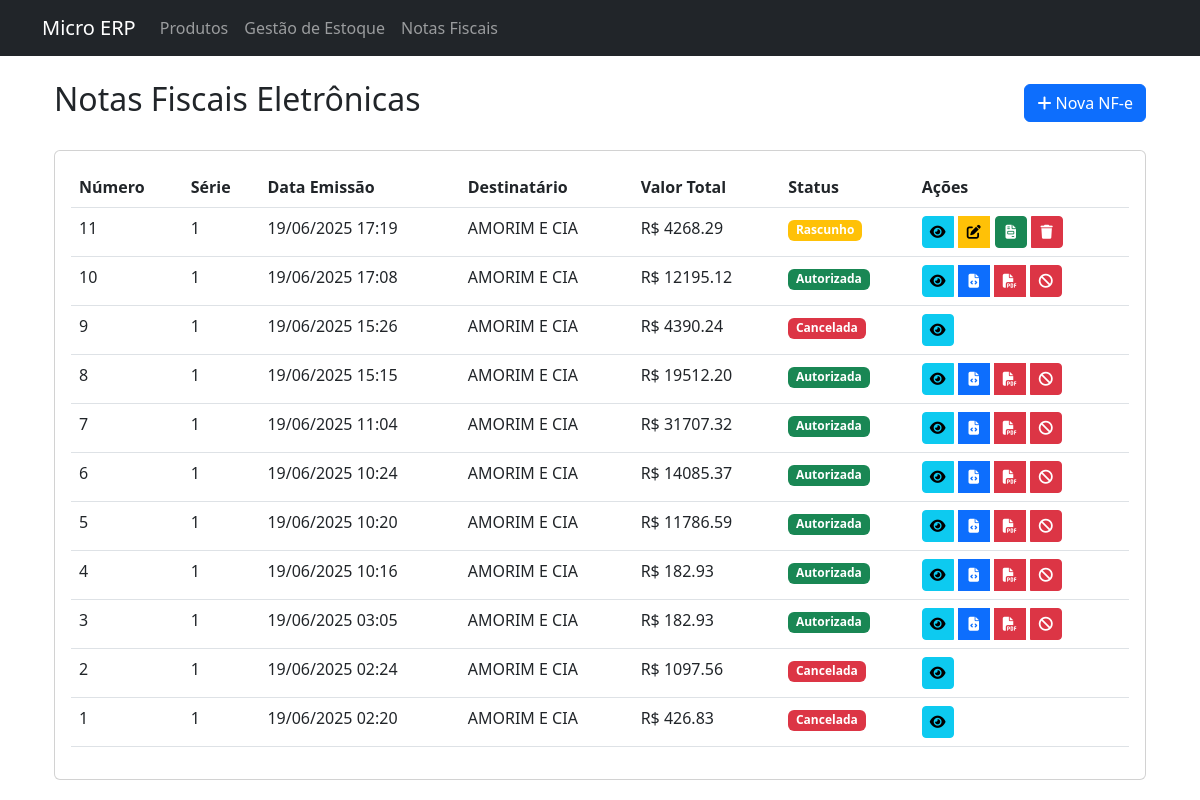
Page /nfe/ on the committed database.
### app/models/nota_fiscal.py (models this page shows, shortened)
class NotaFiscal(db.Model):
    __tablename__ = 'notas_fiscais'
    id = db.Column(db.Integer, primary_key=True)
    numero = db.Column(db.Integer, unique=True, nullable=False)
    serie = db.Column(db.String(3), nullable=False, default='1')
    data_emissao = db.Column(db.DateTime, default=datetime.utcnow)
    valor_total = db.Column(db.Float, nullable=False)
    status = db.Column(db.String(20), default='rascunho')  # rascunho, emitida, cancelada
    xml_path = db.Column(db.String(255))  # caminho do arquivo XML
    emitente_cnpj = db.Column(db.String(14), nullable=False)
    emitente_razao_social = db.Column(db.String(100), nullable=False)
    emitente_ie = db.Column(db.String(20), nullable=False)
    emitente_endereco = db.Column(db.String(100), nullable=False)
    emitente_numero = db.Column(db.String(10), nullable=False)
    emitente_bairro = db.Column(db.String(50), nullable=False)
    emitente_cidade = db.Column(db.String(50), nullable=False)
    emitente_uf = db.Column(db.String(2), nullable=False)
    emitente_cep = db.Column(db.String(8), nullable=False)
    destinatario_cnpj = db.Column(db.String(14), nullable=False)
    destinatario_razao_social = db.Column(db.String(100), nullable=False)
    destinatario_ie = db.Column(db.String(20), nullable=False)
    destinatario_endereco = db.Column(db.String(100), nullable=False)
    destinatario_numero = db.Column(db.String(10), nullable=False)
    destinatario_bairro = db.Column(db.String(50), nullable=False)
    destinatario_cidade = db.Column(db.String(50), nullable=False)
    destinatario_uf = db.Column(db.String(2), nullable=False)
    destinatario_cep = db.Column(db.String(8), nullable=False)
    natureza_operacao = db.Column(db.String(100), nullable=False, default='Venda ao Consumidor')
    tipo_operacao = db.Column(db.String(1), nullable=False, default='1')  # 1=Saída, 0=Entrada
    finalidade_emissao = db.Column(db.String(1), nullable=False, default='1')  # 1=Normal
    forma_pagamento = db.Column(db.String(1), nullable=False, default='0')  # 0=À Vista
    forma_emissao = db.Column(db.String(1), nullable=False, default='1')  # 1=Normal
    ambiente = db.Column(db.String(1), nullable=False, default='2')  # 2=Homologação
    itens = db.relationship('ItemNotaFiscal', backref='nota_fiscal', lazy=True)

### app/controllers/nfe_controller.py (the view)
@nfe_bp.route('/')
def listar_nfe():
    nfes = NotaFiscal.query.order_by(NotaFiscal.data_emissao.desc()).all()
    aliquota = 0.18
    nfes_com_icms = []
    for nfe in nfes:
        total_com_icms = 0
        for item in nfe.itens:
            valor_unitario_icms = item.valor_unitario / (1 - aliquota)
            valor_total_icms = valor_unitario_icms * item.quantidade
            total_com_icms += valor_total_icms
        nfes_com_icms.append({
            'id': nfe.id,
            'numero': nfe.numero,
            'serie': nfe.serie,
            'data_emissao': nfe.data_emissao,
            'destinatario_razao_social': nfe.destinatario_razao_social,
            'valor_total_icms': total_com_icms,
            'status': nfe.status,
            'xml_path': nfe.xml_path,
            'pdf_path': getattr(nfe, 'pdf_path', None),
        })
    return render_template('nfe/listar.html', nfes=nfes_com_icms)

### app/templates/nfe/listar.html (shortened to what this page needs)
{% extends "base.html" %}
{% block head %}
<link rel="stylesheet" href="{{ url_for('static', filename='css/modals.css') }}">
{% endblock %}
{% block content %}
<div class="container mt-4">
    <div class="d-flex justify-content-between align-items-center mb-4">
        <h2>Notas Fiscais Eletrônicas</h2>
        <a href="{{ url_for('nfe_bp.nova_nfe') }}" class="btn btn-primary">
            <i class="fas fa-plus"></i> Nova NF-e
        </a>
    </div>
    {% if nfes %}
    <div class="card">
        <div class="card-body">
            <div class="table-responsive">
                <table class="table table-hover">
                    <thead>
                        <tr>
                            <th>Número</th>
                            <th>Série</th>
                            <th>Data Emissão</th>
                            <th>Destinatário</th>
                            <th>Valor Total</th>
                            <th>Status</th>
                            <th>Ações</th>
                        </tr>
                    </thead>
                    <tbody>
                        {% for nfe in nfes %}
                        <tr>
                            <td>{{ nfe.numero }}</td>
                            <td>{{ nfe.serie }}</td>
                            <td>{{ nfe.data_emissao.strftime('%d/%m/%Y %H:%M') }}</td>
                            <td>{{ nfe.destinatario_razao_social }}</td>
                            <td>R$ {{ '%.2f'|format(nfe.valor_total_icms) }}</td>
                            <td>
                                {% if nfe.status == 'rascunho' %}
                                    <span class="badge bg-warning">Rascunho</span>
                                {% elif nfe.status == 'emitida' %}
                                    <span class="badge bg-success">Emitida</span>
                                {% elif nfe.status == 'autorizada' %}
                                    <span class="badge bg-success">Autorizada</span>
                                {% elif nfe.status == 'cancelada' %}
                                    <span class="badge bg-danger">Cancelada</span>
                                {% endif %}
                            </td>
                            <td>
                                <div class="btn-group" role="group">
                                    <a href="{{ url_for('nfe_bp.visualizar_nfe', id=nfe.id) }}" class="btn btn-info btn-sm" title="Visualizar">
                                        <i class="fas fa-eye"></i>
                                    </a>
                                    {% if nfe.status == 'rascunho' %}
                                        <a href="{{ url_for('nfe_bp.editar_nfe', id=nfe.id) }}" class="btn btn-warning btn-sm" title="Editar">
                                            <i class="fas fa-edit"></i>
                                        </a>
                                        <form action="{{ url_for('nfe_bp.emitir_nfe', id=nfe.id) }}" method="POST" class="d-inline">
                                            <button type="button" class="btn btn-success btn-sm" title="Emitir NF-e" onclick="confirmarEmissao('{{ url_for('nfe_bp.emitir_nfe', id=nfe.id) }}')">
                                                <i class="fas fa-file-invoice"></i>
                                            </button>
                                        </form>
                                        <button type="button" class="btn btn-danger btn-sm" title="Excluir" onclick="confirmarExclusao('{{ url_for('nfe_bp.excluir_nfe', id=nfe.id) }}')">
                                            <i class="fas fa-trash"></i>
                                        </button>
                                    {% endif %}
                                    {% if (nfe.status == 'emitida' or nfe.status == 'autorizada') %}
                                        {% if nfe.xml_path %}
                                            <a href="{{ url_for('nfe_bp.baixar_xml', id=nfe.id) }}" class="btn btn-primary btn-sm" title="Baixar XML">
                                                <i class="fas fa-file-code"></i>
                                            </a>
                                            <a href="{{ url_for('nfe_bp.baixar_pdf', id=nfe.id) }}" class="btn btn-danger btn-sm" title="Baixar PDF">
                                                <i class="fas fa-file-pdf"></i>
                                            </a>
                                        {% endif %}
                                        {% if nfe.status == 'autorizada' %}
                                            <button type="button" class="btn btn-danger btn-sm" title="Cancelar NF-e" onclick="confirmarCancelamento('{{ url_for('nfe_bp.cancelar_nfe', id=nfe.id) }}')">
                                                <i class="fas fa-ban"></i>
                                            </button>
                                        {% endif %}
                                    {% endif %}
                                </div>
                            </td>
                        </tr>
                        {% endfor %}
                    </tbody>
                </table>
            </div>
        </div>
    </div>
    {% else %}
    <div class="alert alert-info">
        Nenhuma NF-e encontrada.
    </div>
    {% endif %}
</div>
{% endblock %}

### app/static/css/modals.css (style rules this page uses)
.btn-group .btn:not(:last-child), .btn-group form:not(:last-child), .btn-group form:not(:last-child) .btn { margin-right: 5px; }
.d-inline { margin-right: 5px; }
.btn-group .btn-sm { margin-right: 5px; width: 32px; height: 32px; padding: 0; display: inline-flex; align-items: center; justify-content: center; }
.btn-group .btn-sm i { font-size: 14px; line-height: 1; }
.btn-group .btn-sm:last-child { margin-right: 0; }
.btn-group form.d-inline { margin: 0; padding: 0; display: inline-flex !important; }

### rows in the picture
NotaFiscal: numero "11", serie "1", data_emissao "19/06/2025 17:19", destinatario_razao_social "AMORIM E CIA", valor_total_icms "4268.29", status "Rascunho"
NotaFiscal: numero "10", serie "1", data_emissao "19/06/2025 17:08", destinatario_razao_social "AMORIM E CIA", valor_total_icms "12195.12", status "Autorizada"
NotaFiscal: numero "9", serie "1", data_emissao "19/06/2025 15:26", destinatario_razao_social "AMORIM E CIA", valor_total_icms "4390.24", status "Cancelada"
NotaFiscal: numero "8", serie "1", data_emissao "19/06/2025 15:15", destinatario_razao_social "AMORIM E CIA", valor_total_icms "19512.20", status "Autorizada"
NotaFiscal: numero "7", serie "1", data_emissao "19/06/2025 11:04", destinatario_razao_social "AMORIM E CIA", valor_total_icms "31707.32", status "Autorizada"
NotaFiscal: numero "6", serie "1", data_emissao "19/06/2025 10:24", destinatario_razao_social "AMORIM E CIA", valor_total_icms "14085.37", status "Autorizada"
NotaFiscal: numero "5", serie "1", data_emissao "19/06/2025 10:20", destinatario_razao_social "AMORIM E CIA", valor_total_icms "11786.59", status "Autorizada"
NotaFiscal: numero "4", serie "1", data_emissao "19/06/2025 10:16", destinatario_razao_social "AMORIM E CIA", valor_total_icms "182.93", status "Autorizada"
NotaFiscal: numero "3", serie "1", data_emissao "19/06/2025 03:05", destinatario_razao_social "AMORIM E CIA", valor_total_icms "182.93", status "Autorizada"
NotaFiscal: numero "2", serie "1", data_emissao "19/06/2025 02:24", destinatario_razao_social "AMORIM E CIA", valor_total_icms "1097.56", status "Cancelada"
NotaFiscal: numero "1", serie "1", data_emissao "19/06/2025 02:20", destinatario_razao_social "AMORIM E CIA", valor_total_icms "426.83", status "Cancelada"
